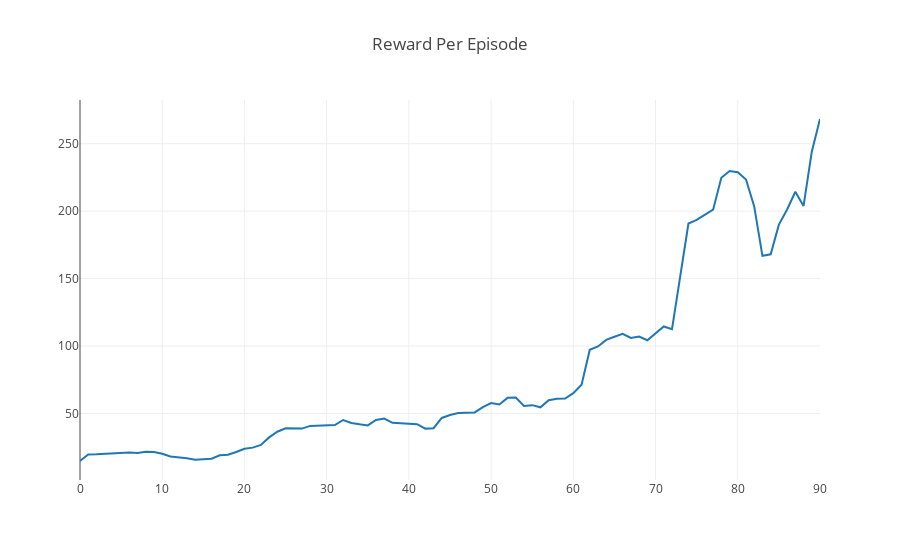

The code cell stored with this chart in its notebook:
### Markdown cell above
And, finally, we can plot our agent's training process.  The x-axis is the environment episode, while the y-axis is the total reward for the given episode.  We smooth the curve with a moving average.

### Code cell
plotly.offline.iplot({
    "data": [go.Scatter(x=np.arange(len(ep_rewards)), y=moving_average(ep_rewards, 10))],
    "layout": go.Layout(title="Reward Per Episode")
})

### Figure 1 — Plotly figure (JSON) as saved in the notebook; plotly's stock layout.template omitted (floating-point values rounded to 4 significant figures)
{"data": [{"type": "scatter", "uid": "68aea12f-64c4-4e00-9a72-3afce76208df", "x": [0, 1, 2, 3, 4, 5, 6, 7, 8, 9, 10, 11, 12, 13, 14, 15, 16, 17, 18, 19, 20, 21, 22, 23, 24, 25, 26, 27, 28, 29, 30, 31, 32, 33, 34, 35, 36, 37, 38, 39, 40, 41, 42, 43, 44, 45, 46, 47, 48, 49, 50, 51, 52, 53, 54, 55, 56, 57, 58, 59, 60, 61, 62, 63, 64, 65, 66, 67, 68, 69, 70, 71, 72, 73, 74, 75, 76, 77, 78, 79, 80, 81, 82, 83, 84, 85, 86, 87, 88, 89, 90, 91, 92, 93, 94, 95, 96, 97, 98, 99], "y": [14.8, 19.7, 19.8, 20.2, 20.5, 21.2, 21.1, 20.8, 21.6, 21.4, 20.2, 18.2, 17.6, 16.8, 15.8, 16.1, 16.5, 19, 19.5, 21.5, 23.9, 24.7, 26.7, 32.3, 36.5, 39, 38.9, 38.8, 40.8, 41, 41.4, 41.4, 45.2, 43, 42, 41.2, 45.2, 46.3, 43.1, 42.6, 42.1, 42.1, 38.8, 39.1, 46.7, 48.9, 50.3, 50.7, 50.8, 54.7, 57.7, 56.7, 61.6, 61.8, 55.6, 56.2, 54.6, 59.9, 60.9, 61.1, 65.1, 71.4, 97.2, 99.7, 104.6, 106.9, 109.1, 106, 107, 104.3, 109.5, 114.5, 112.5, 152.8, 190.8, 193.5, 197.2, 201.1, 224.7, 229.7, 228.8, 223.4, 203.5, 166.9, 168, 190, 201.2, 214.4, 203.9, 244, 268.3]}], "layout": {"autosize": true, "title": {"text": "Reward Per Episode"}, "xaxis": {"autorange": true, "range": [0, 90], "type": "linear"}, "yaxis": {"autorange": true, "range": [0.7167, 282.4], "type": "linear"}}}
